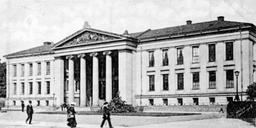
#> input picture Oblig2/uio.png, 256 x 128 px, shrunk from 496 x 248 before the run
$ python oppgave2.py
#> lines starting #> are read from the running program, lines starting #| are printed output that depends on the picture
from cmath import sqrt
from imageio import imread,imsave
import matplotlib.pyplot as plt
import numpy as np
import scipy as sp
from numba import jit
from scipy.fftpack import dct, idct
import math

def main():
    filename = 'uio.png'

    f = imread(filename,as_gray = True)
#> f is the input picture: shape (128, 256) float32; min 0, max 255, mean 175.4
    f3,en1 = kompresjon(f,0.1)
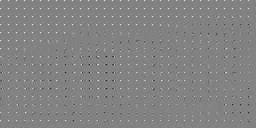
#> en1: shape (128, 256) float64; min -635, max 610, mean 3.7; drawn with min black and max white
    f4,en2 = kompresjon(f,0.5)
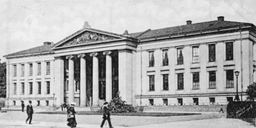
#> f4: shape (128, 256) float64; min -24, max 269, mean 175.4; drawn with min black and max white
    f5,en3 = kompresjon(f,2)
    f6,en4 = kompresjon(f,8)
    f7,en5 = kompresjon(f,32)

    print("q=0.1",entropi(en1),'\n',"q=0.5",entropi(en2),'\n',"q=2",entropi(en3),'\n',"q=8",entropi(en4),'\n',"q=32",entropi(en5))

    verdi = f - f3
    print(verdi)#Om denne arrayen var 0, hadde det vert samme bilde

    plt.subplot(2,3,1)
    plt.imshow(f,cmap='gray')
    plt.title("Original")
    plt.subplot(2,3,2)
    plt.imshow(f3,cmap='gray')
    plt.title("q=0.1")
    plt.subplot(2,3,3)
    plt.imshow(f4,cmap='gray')
    plt.title("q=0.5")
    plt.subplot(2,3,4)
    plt.imshow(f5,cmap='gray')
    plt.title("q=2")
    plt.subplot(2,3,5)
    plt.imshow(f6,cmap='gray')
    plt.title("q=8")
    plt.subplot(2,3,6)
    plt.imshow(f7,cmap='gray')
    plt.title("q=32")
    plt.show()

    imsave("0.1.uio.jpeg",f3)
    imsave("0.5.uio.jpeg",f4)
    imsave("2.uio.jpeg",f5)
    imsave("8.uio.jpeg",f6)
    imsave("32.uio.jpeg",f7)

@jit
def kompresjon(f,q):

    Q = np.array([[16,11,10,16,24,40,51,61],
                  [12,12,14,19,26,58,60,55],
                  [14,13,16,24,40,57,69,56],
                  [14,17,22,29,51,87,80,62],
                  [18,22,37,56,68,109,103,77],
                  [24,35,55,64,81,104,113,92],
                  [49,64,78,87,103,121,120,101],
                  [72,92,95,98,112,100,103,99]])

    N,M = f.shape

    f = f - 128

    f2 = np.zeros((N,M))

    sum = 0
    for a in range(0,N,8):
        for b in range(0,M,8):
            for u in range(8):
                for v in range(8):
                    for x in range(8):
                        for y in range(8):
                            sum += (f[x+a,y+b]*(np.cos(((2*x + 1)*u*np.pi)/16))*(np.cos(((2*y + 1)*v*np.pi)/16)))
                    f2[a+u,b+v] = np.round((1/4 * c(u) * c(v) * sum / (q*Q[u,v])))
                    sum = 0

    f3 = np.zeros((N,M))

    for a in range(0,N,8):
        for b in range(0,M,8):
            for u in range(8):
                for v in range(8):
                    for x in range(8):
                        for y in range(8):
#> (the run stopped early here; a loop or call above may not have finished)
